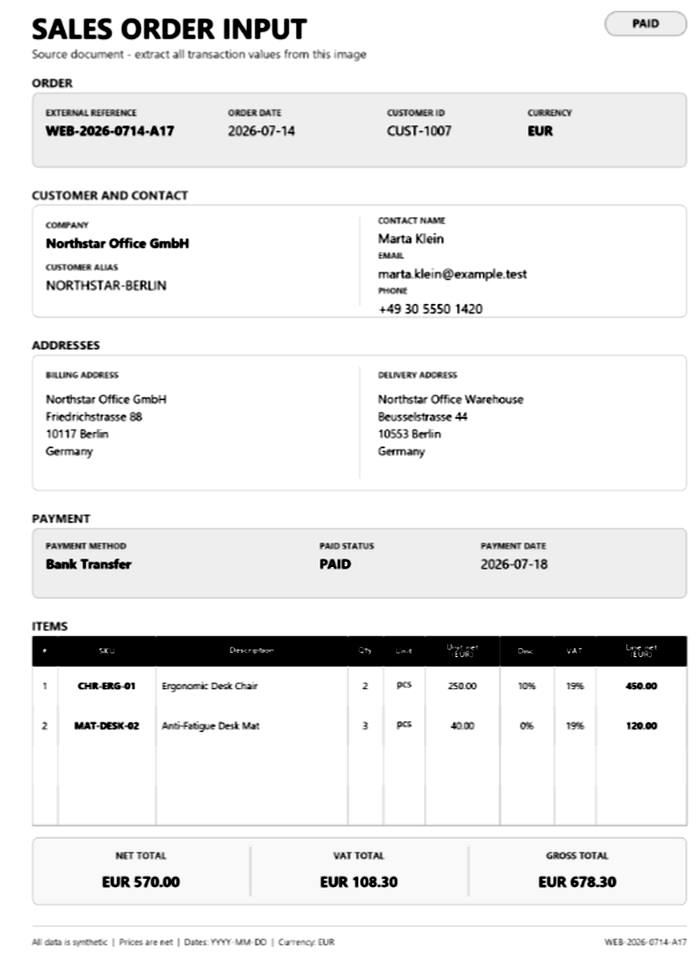
#> input picture artifacts/screenshots/order_input_processed.png, 2096 x 2912 px (shown at 1/3 size)
$ python -i debug_ocr_enhanced.py   (imports and definitions only)
#> lines starting #> are read from the running program, lines starting #| are printed output that depends on the picture
#> further down, picture is the input picture: PIL image 2096x2912 L; min 0, max 255, mean 236.6
from pathlib import Path
import sys
import pytesseract
from PIL import Image, ImageEnhance, ImageFilter, ImageOps


TESSERACT_PATH = r"D:\Tesseract-OCR\tesseract.exe"

# [5 lines not run here, left out]

# [1 line that did not run here, left out]

PROCESSED_PATH = Path(
    "artifacts/screenshots/order_input_processed.png"
)

OUTPUT_DIR = Path("artifacts/logs")


def preprocess_image(image: Image.Image) -> Image.Image:
    """
    Prepare a low-resolution document image for OCR.
    """

    # Convert to grayscale.
    image = ImageOps.grayscale(image)

    # Upscale substantially because the supplied screenshot
    # contains small text.
    scale = 4

    image = image.resize(
        (
            image.width * scale,
            image.height * scale,
        ),
        Image.Resampling.LANCZOS,
    )

    # Improve contrast.
    image = ImageOps.autocontrast(image)

    image = ImageEnhance.Contrast(
        image
    ).enhance(1.8)
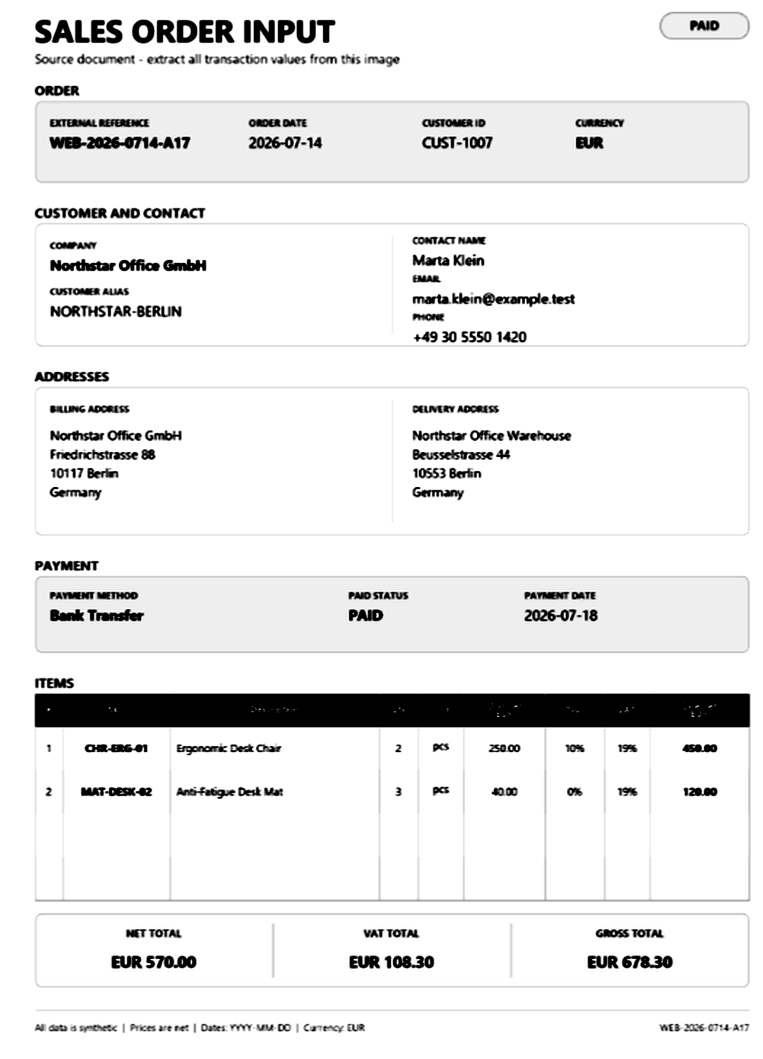
#> image: PIL image 8384x11648 L (shown at 1/11 size); min 0, max 255, mean 233.8

    # Sharpen characters.
    image = image.filter(
        ImageFilter.SHARPEN
    )

    image = image.filter(
        ImageFilter.SHARPEN
    )

    return image


# [90 lines left out: functions run_ocr, main, not called in this run]


# [2 lines not run here, left out]

>>> from PIL import Image
>>> picture = Image.open('artifacts/screenshots/order_input_processed.png')
>>> result = preprocess_image(picture)
